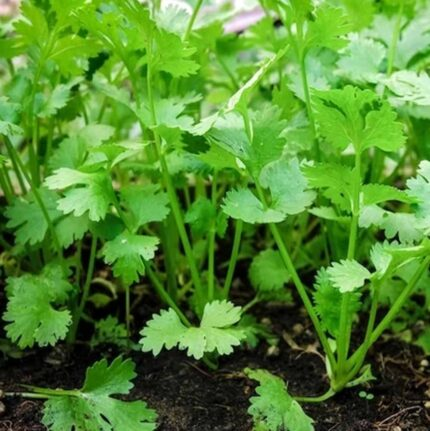
#> input picture media/plant_images/2026/09/coriander-hybrid-430x431.jpg, 430 x 431 px
$ python -i image_analysis.py   (imports and definitions only)
#> lines starting #> are read from the running program, lines starting #| are printed output that depends on the picture; after the words box and inside, x2 and y2 are one past the last pixel; in counts of white or black regions, pixels touching at a corner belong together
"""Simple, explainable OpenCV measurements for a front-facing plant photo."""
from pathlib import Path

try:
    import cv2
    import numpy as np
except ModuleNotFoundError:  # pragma: no cover - depends on optional runtime package
    cv2 = None
    np = None


def _require_cv2():
    if cv2 is None or np is None:
        raise RuntimeError('Image analysis requires OpenCV and NumPy to be installed. Install the project dependencies first.')


def analyze_image(image_path, reference_height_cm=None):
    _require_cv2()
    if hasattr(image_path, 'read'):
        image_path.seek(0)
        image = cv2.imdecode(np.frombuffer(image_path.read(), dtype=np.uint8), cv2.IMREAD_COLOR)
        image_path.seek(0)
    else:
        image = cv2.imread(str(image_path))
#> image is the input picture: shape (431, 430, 3); mean B, G, R 50, 136.7, 84.2
    if image is None:
        raise ValueError('The uploaded file is not a readable image.')
    image = cv2.resize(image, (800, 600))
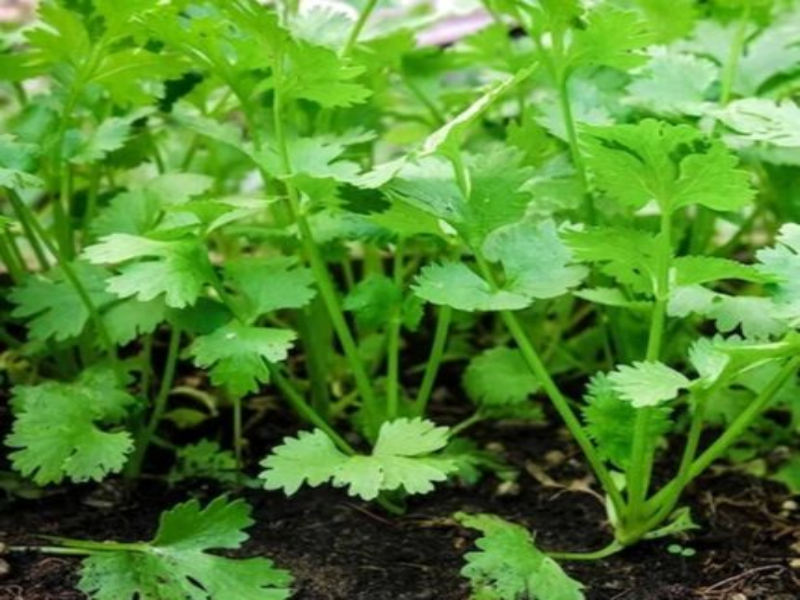
#> image: shape (600, 800, 3); mean B, G, R 49.9, 136.6, 84
    hsv = cv2.cvtColor(image, cv2.COLOR_BGR2HSV)
#> hsv: shape (600, 800, 3); mean H, S, V 47.1, 166.2, 136.9
    # Green pixels are a practical baseline for a student project.
    mask = cv2.inRange(hsv, np.array([25, 35, 25]), np.array([95, 255, 255]))
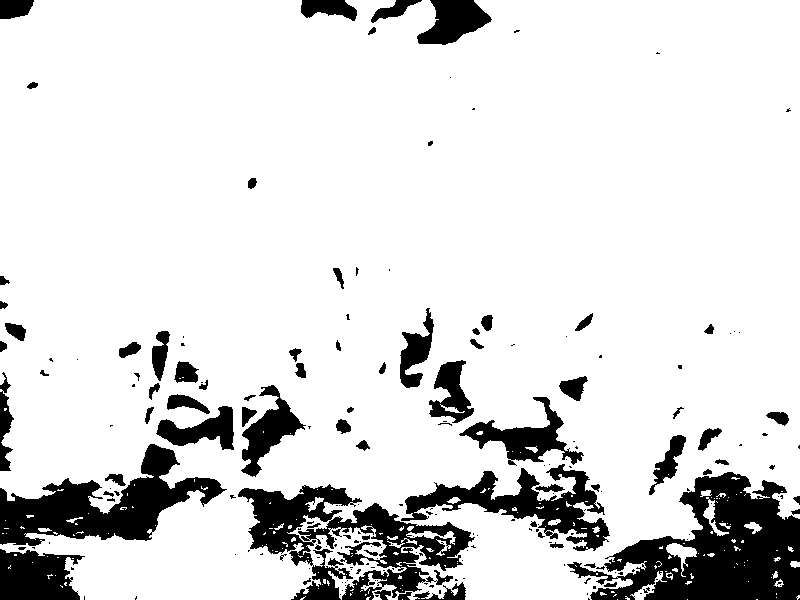
#> mask: shape (600, 800); 86.1% white; 209 black regions (135 under 20 px), largest, box (x1, y1, x2, y2) and area: (567, 472, 800, 600) 15301, (238, 484, 475, 600) 11271, (0, 444, 227, 546) 9443
    kernel = np.ones((5, 5), np.uint8)
    mask = cv2.morphologyEx(mask, cv2.MORPH_OPEN, kernel)
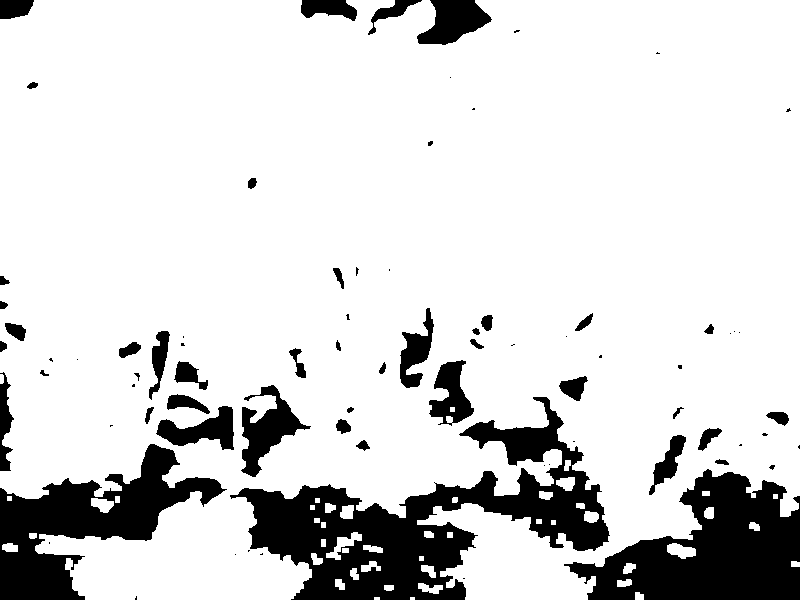
#> mask: shape (600, 800); 84.4% white; 78 black regions (34 under 20 px), largest, box (x1, y1, x2, y2) and area: (230, 397, 610, 600) 26334, (564, 469, 800, 600) 17257, (0, 444, 227, 600) 13789
    mask = cv2.morphologyEx(mask, cv2.MORPH_CLOSE, kernel)
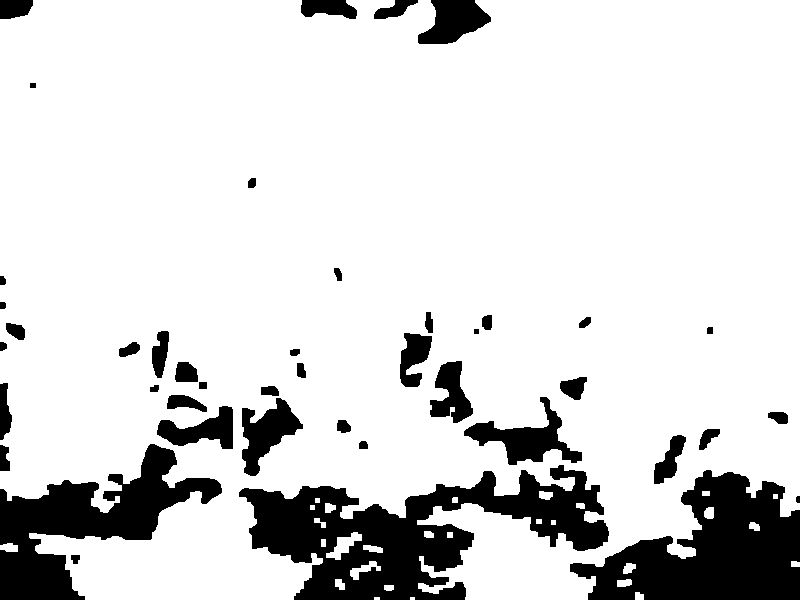
#> mask: shape (600, 800); 84.9% white; 43 black regions
    contours, _ = cv2.findContours(mask, cv2.RETR_EXTERNAL, cv2.CHAIN_APPROX_SIMPLE)
#> contours = 29 contours, 6 with area under 20; largest, box (x1, y1, x2, y2) and area: (0, 0, 800, 600) 416792, (326, 532, 362, 560) 366, (350, 561, 381, 580) 188, (0, 543, 18, 552) 108, (363, 545, 383, 553) 90
    contours = [c for c in contours if cv2.contourArea(c) > 100]
#> contours = 4 contours; box (x1, y1, x2, y2) and area: (0, 0, 800, 600) 416792, (326, 532, 362, 560) 366, (350, 561, 381, 580) 188, (0, 543, 18, 552) 108
    if not contours:
        return {'height_cm': 0.0, 'leaf_count': 0, 'leaf_area_percent': 0.0,
                'note': 'No clear green plant region was detected; try a brighter image.'}

    plant_contour = max(contours, key=cv2.contourArea)
#> plant_contour = contour of 1277 points, box (x1, y1, x2, y2) (0, 0, 800, 600), area 416792
    x, y, width, height = cv2.boundingRect(plant_contour)
#> x = 0; y = 0; width = 800; height = 600
    plant_area = cv2.contourArea(plant_contour)
#> plant_area = 416792
    leaf_count = sum(1 for contour in contours if cv2.contourArea(contour) > plant_area * 0.025 and contour is not plant_contour)
#> leaf_count = 0
    pixel_height = max(height, 1)
#> pixel_height = 600
    height_cm = pixel_height * (reference_height_cm / 600) if reference_height_cm else pixel_height / 30
#> height_cm = 20
    leaf_area_percent = min(100.0, plant_area / (image.shape[0] * image.shape[1]) * 100)
#> leaf_area_percent = 86.83
    return {'height_cm': round(height_cm, 2), 'leaf_count': leaf_count,
            'leaf_area_percent': round(leaf_area_percent, 2),
            'note': f'Green segmentation detected a plant region at ({x}, {y}); measurements are estimates.'}

# [54 lines left out: function detect_disease, not called in this run]

>>> result = analyze_image('../../media/plant_images/2026/09/coriander-hybrid-430x431.jpg')
#> result = 4 items

$ run again, on media/plant_images/2026/09/growing-organic-tomatoes-in-a-container-2540015-02-850cdcf49a404df6_2DbFihw.jpg
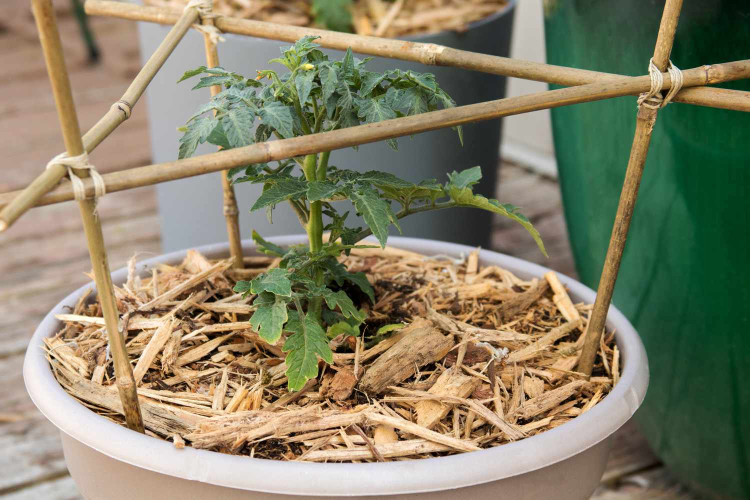
#> input picture media/plant_images/2026/09/growing-organic-tomatoes-in-a-container-2540015-02-850cdcf49a404df6_2DbFihw.jpg, 1500 x 1000 px (shown at 1/2 size)
#> in analyze_image, image is the input picture: shape (1000, 1500, 3); mean B, G, R 104.3, 130.5, 135.7
#> in analyze_image, `image = cv2.resize(image, (800, 600))`:
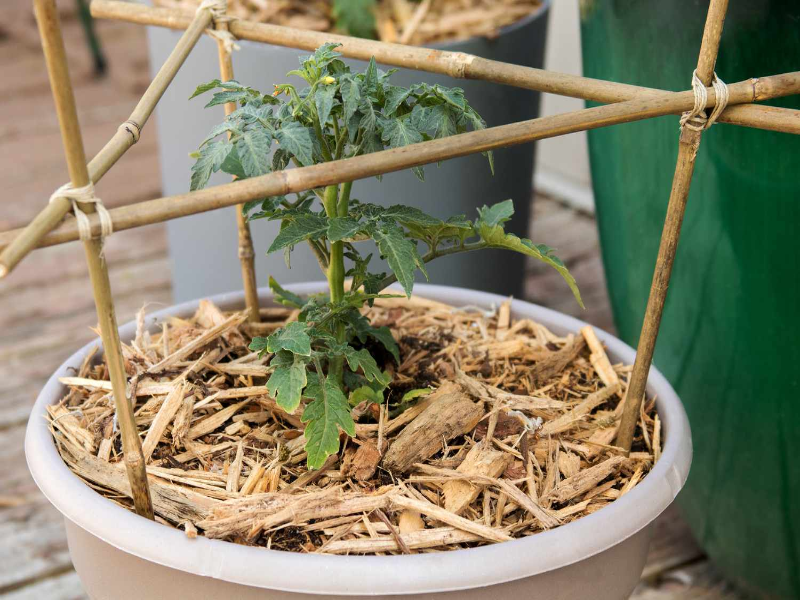
#> image: shape (600, 800, 3); mean B, G, R 104.2, 130.5, 135.6
#> hsv: shape (600, 800, 3); mean H, S, V 38.9, 95.9, 146.8
#> in analyze_image, `mask = cv2.morphologyEx(mask, cv2.MORPH_CLOSE, kernel)`:
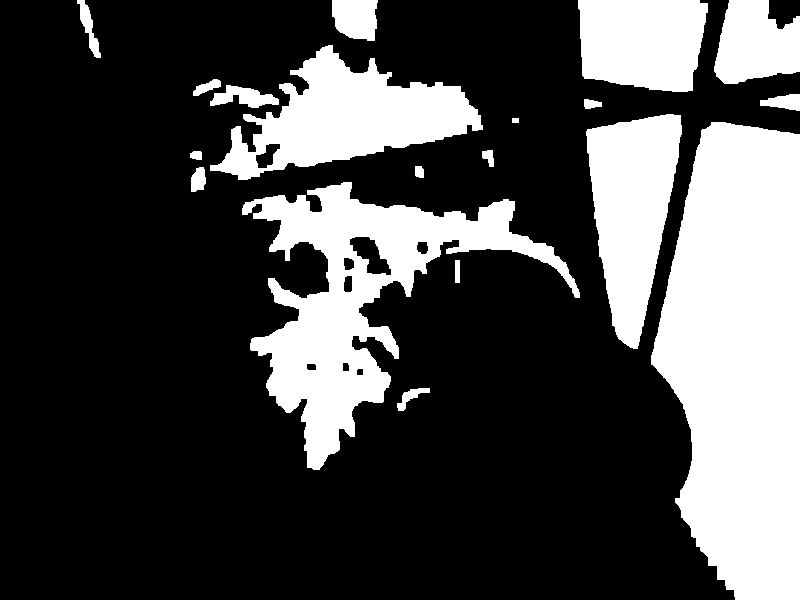
#> mask: shape (600, 800); 28.4% white; 19 white regions
#> in analyze_image, `contours, _ = cv2.findContours(mask, cv2.RETR_EXTERNAL, cv2.CHAIN_APPR..`: contours = 19 contours; largest, box (x1, y1, x2, y2) and area: (651, 122, 800, 600) 54493, (242, 182, 580, 470) 29794, (210, 45, 483, 180) 16815, (586, 114, 682, 349) 13992, (578, 0, 708, 92) 10147
#> in analyze_image, `contours = [c for c in contours if cv2.contourArea(c) > 100]`: contours = 15 contours; largest, box (x1, y1, x2, y2) and area: (651, 122, 800, 600) 54493, (242, 182, 580, 470) 29794, (210, 45, 483, 180) 16815, (586, 114, 682, 349) 13992, (578, 0, 708, 92) 10147
#> plant_contour = contour of 227 points, box (x1, y1, x2, y2) (651, 122, 800, 600), area 54493
#> x = 651; y = 122; width = 149; height = 478
#> plant_area = 54493
#> leaf_count = 6
#> pixel_height = 478
#> height_cm = 15.93
#> leaf_area_percent = 11.35
#> result = 4 items
